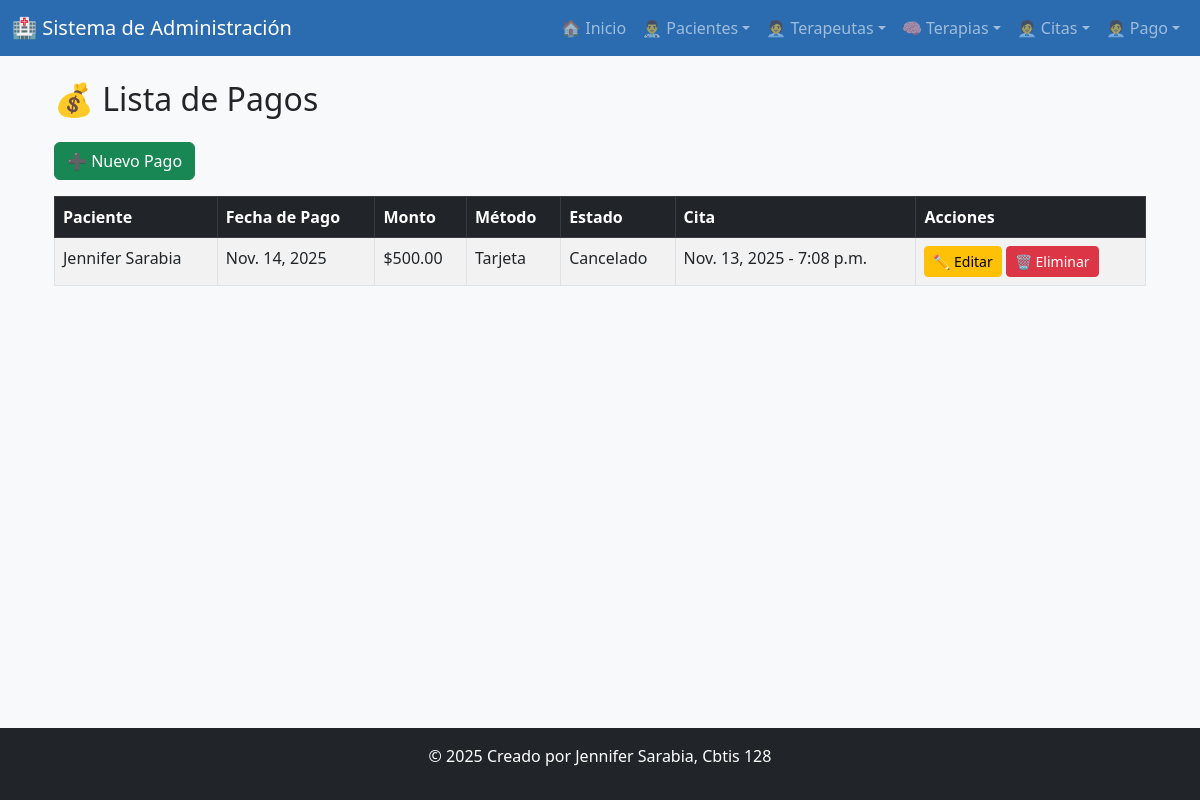
The page /ver_pagos/ on the database its author committed.
### app_paciente/models.py (models this page shows, shortened)
class Pago(models.Model):
    fecha_pago = models.DateField()
    monto = models.DecimalField(max_digits=8, decimal_places=2)
    metodo_pago = models.CharField(max_length=50, choices=[
        ('efectivo', 'Efectivo'),
        ('tarjeta', 'Tarjeta'),
        ('transferencia', 'Transferencia'),
    ])
    estado = models.CharField(max_length=50, choices=[
        ('pendiente', 'Pendiente'),
        ('pagado', 'Pagado'),
        ('cancelado', 'Cancelado'),
    ])
    cita = models.ForeignKey('Cita', on_delete=models.CASCADE, related_name='pagos')
    class Meta:
        verbose_name = "Pago"
        verbose_name_plural = "Pagos"

class Cita(models.Model):
    fecha = models.DateField()
    hora = models.TimeField()
    motivo = models.CharField(max_length=200)
    estado = models.CharField(max_length=50, choices=[
        ('pendiente', 'Pendiente'),
        ('confirmada', 'Confirmada'),
        ('cancelada', 'Cancelada'),
        ('finalizada', 'Finalizada'),
    ])
    paciente = models.ForeignKey('Paciente', on_delete=models.CASCADE)
    terapeuta = models.ForeignKey('Terapeuta', on_delete=models.CASCADE)

class Paciente(models.Model):
    nom_pac = models.CharField(max_length=100)
    ape_pac = models.CharField(max_length=100)
    edad_pac = models.PositiveIntegerField()
    genero_pac = models.CharField(max_length=20)
    tel_pac = models.CharField(max_length=15)
    correo_pac = models.EmailField(max_length=80, unique=True)
    direccion_pac = models.CharField(max_length=120)
    fecha_reg_pac = models.DateTimeField(auto_now_add=True)

### app_paciente/views.py (the view)
# urls.py: path('ver_pagos/', views.ver_pagos, name='ver_pagos'),
def ver_pagos(request):
    pagos = Pago.objects.select_related('cita__paciente').all()
    return render(request, 'pagos/ver_pagos.html', {'pagos': pagos})

### app_paciente/templates/pagos/ver_pagos.html
{% extends 'base.html' %}
{% block content %}
<div class="container mt-4">
  <h2 class="mb-4">💰 Lista de Pagos</h2>
  <a href="{% url 'agregar_pago' %}" class="btn btn-success mb-3">➕ Nuevo Pago</a>
  <table class="table table-bordered table-striped">
    <thead class="table-dark">
      <tr>
        <th>Paciente</th>
        <th>Fecha de Pago</th>
        <th>Monto</th>
        <th>Método</th>
        <th>Estado</th>
        <th>Cita</th>
        <th>Acciones</th>
      </tr>
    </thead>
    <tbody>
      {% for p in pagos %}
      <tr>
        <td>{{ p.cita.paciente.nom_pac }} {{ p.cita.paciente.ape_pac }}</td>
        <td>{{ p.fecha_pago }}</td>
        <td>${{ p.monto }}</td>
        <td>{{ p.metodo_pago|title }}</td>
        <td>{{ p.estado|title }}</td>
        <td>{{ p.cita.fecha }} - {{ p.cita.hora }}</td>
        <td>
          <a href="{% url 'actualizar_pago' p.id %}" class="btn btn-warning btn-sm">✏️ Editar</a>
          <a href="{% url 'borrar_pago' p.id %}" class="btn btn-danger btn-sm">🗑️ Eliminar</a>
        </td>
      </tr>
      {% endfor %}
    </tbody>
  </table>
</div>
{% endblock %}

### rows shown on the page
Pago: cita.paciente.nom_pac "Jennifer", cita.paciente.ape_pac "Sarabia", fecha_pago "Nov. 14, 2025", monto "500.00", metodo_pago "Tarjeta", estado "Cancelado", cita.fecha "Nov. 13, 2025", cita.hora "7:08 p.m."
